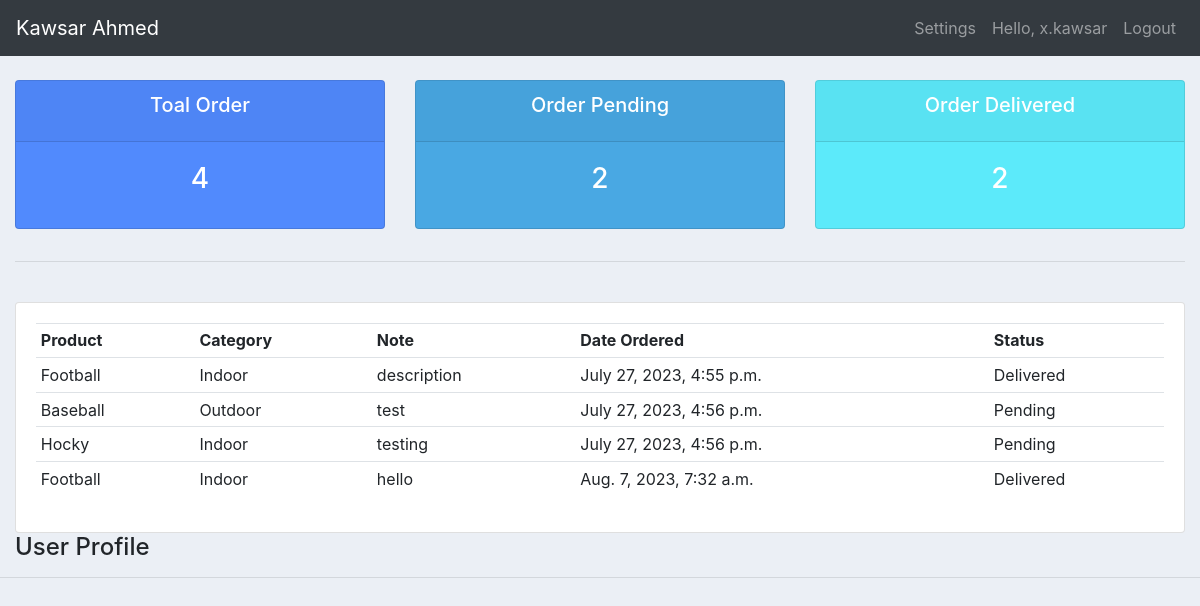
/user/ (signed in), run on the app's committed database.
### myapp/models.py (models this page shows, shortened)
class Order(models.Model):
    STATUS      = (
                ('Delivered','Delivered'),
                ('Pending','Pending'),
                ('Out For Delivery','Out For Delivery'),
            )
    customer     = models.ForeignKey(Customer, null=True, on_delete=models.SET_NULL)
    product      =  models.ForeignKey(Product, null=True, on_delete=models.SET_NULL)
    status       = models.CharField(max_length=500, null=True, choices=STATUS)
    note         = models.CharField(max_length=5000, null=True)
    date_created = models.DateTimeField(auto_now_add=True, null=True)

class Product(models.Model):
    CATEGORY = (
        ('Indoor', 'Indoor'),
        ('Outdoor', 'Outdoor'),
    )
    name         = models.CharField(max_length=20, null=True)
    price        = models.FloatField(max_length=4, null=True)
    category     = models.CharField(max_length=500, null=True, choices=CATEGORY)
    description  = models.CharField(max_length=300, null=True, blank=True)
    date_created = models.DateTimeField(auto_now_add=True, null=True)
    tags         = models.ManyToManyField(Tag)

### myapp/decorators.py (the view)
        def wrapper_func(request, *args, **kwargs):
            group = None
            if request.user.groups.exists():
                group = request.user.groups.all()[0].name
            if group in allowed_roles:
                return view_func(request, *args, **kwargs)
            else:
                return render(request, 'accounts/notallow.html')

### myapp/views.py (called while the page is built)
@allowerd_users(allowed_roles=['customer'])
def userPage(request):
    orders = request.user.customer.order_set.all()
    total_orders = orders.count()
    delivered = orders.filter(status='Delivered').count()
    pending   = orders.filter(status='Pending').count()
    context = {
        'orders':orders,
        'total_orders':total_orders,
        'delivered':delivered,
        'pending':pending,
        }
    return render(request, 'accounts/user.html', context)

### templates/accounts/user.html (shortened to what this page needs)
{% extends 'base.html' %}
{% block body %}
{% include 'accounts/status.html' %}
<hr>
<br>
<div class="row">
    <div class="col-md">
        <div class="card card-body">
            <table class="table table-sm">
                <tr>
                    <th>Product</th>
                    <th>Category</th>
                    <th>Note</th>
                    <th>Date Ordered</th>
                    <th>Status</th>
                </tr>
                {% for order in orders %}
                <tr>
                    <td>{{ order.product.name }}</td>
                    <td>{{ order.product.category }}</td>
                    <td>{{ order.note }}</td>
                    <td>{{ order.date_created }}</td>
                    <td>{{ order.status }}</td>
                </tr>
                {% endfor %}
            </table>
        </div>
    </div>
</div>
<h4>User Profile</h4>
{% endblock %}

### templates/navbar.html (shortened to what this page needs)
<nav class="navbar navbar-expand-lg navbar-dark bg-dark">
    <a class="navbar-brand" href="{% url 'dashboard' %}">Kawsar Ahmed</a>
    <div class="collapse navbar-collapse" id="navbarSupportedContent">
      <ul class="navbar-nav ml-auto">
        {% if request.user.is_staff %}
        <li class="nav-item">
          <a class="nav-link" href="{% url 'dashboard' %}">Dashboard</a>
        </li>
        <li class="nav-item">
          <a class="nav-link" href="{% url 'product' %}">Product</a>
        </li>
        {%  else %}
        <li class="nav-item">
          <a class="nav-link" href="{% url 'setting' %}">Settings</a>
        </li>
        {% endif %}
        {% if request.user.is_authenticated %}
        <li class="nav-item">
          <span class="nav-link">Hello, {{ request.user }}</span>
        </li>
        <li class="nav-item">
          <a class="nav-link" href="{% url 'logout' %}">Logout</a>
        </li>
        {% endif %}
        </ul>
    </div>
  </nav>

### static/css/main.css (style rules this page uses)
body { background-color: #ebeff5; }

### data on the page
Order: product.name "Football", product.category "Indoor", note "description", date_created "July 27, 2023, 4:55 p.m.", status "Delivered"
Order: product.name "Baseball", product.category "Outdoor", note "test", date_created "July 27, 2023, 4:56 p.m.", status "Pending"
Order: product.name "Hocky", product.category "Indoor", note "testing", date_created "July 27, 2023, 4:56 p.m.", status "Pending"
Order: product.name "Football", product.category "Indoor", note "hello", date_created "Aug. 7, 2023, 7:32 a.m.", status "Delivered"

### other printed values
{{ request.user }} "x.kawsar"
{{ total_orders }} "4"
{{ pending }} "2"
{{ delivered }} "2"
